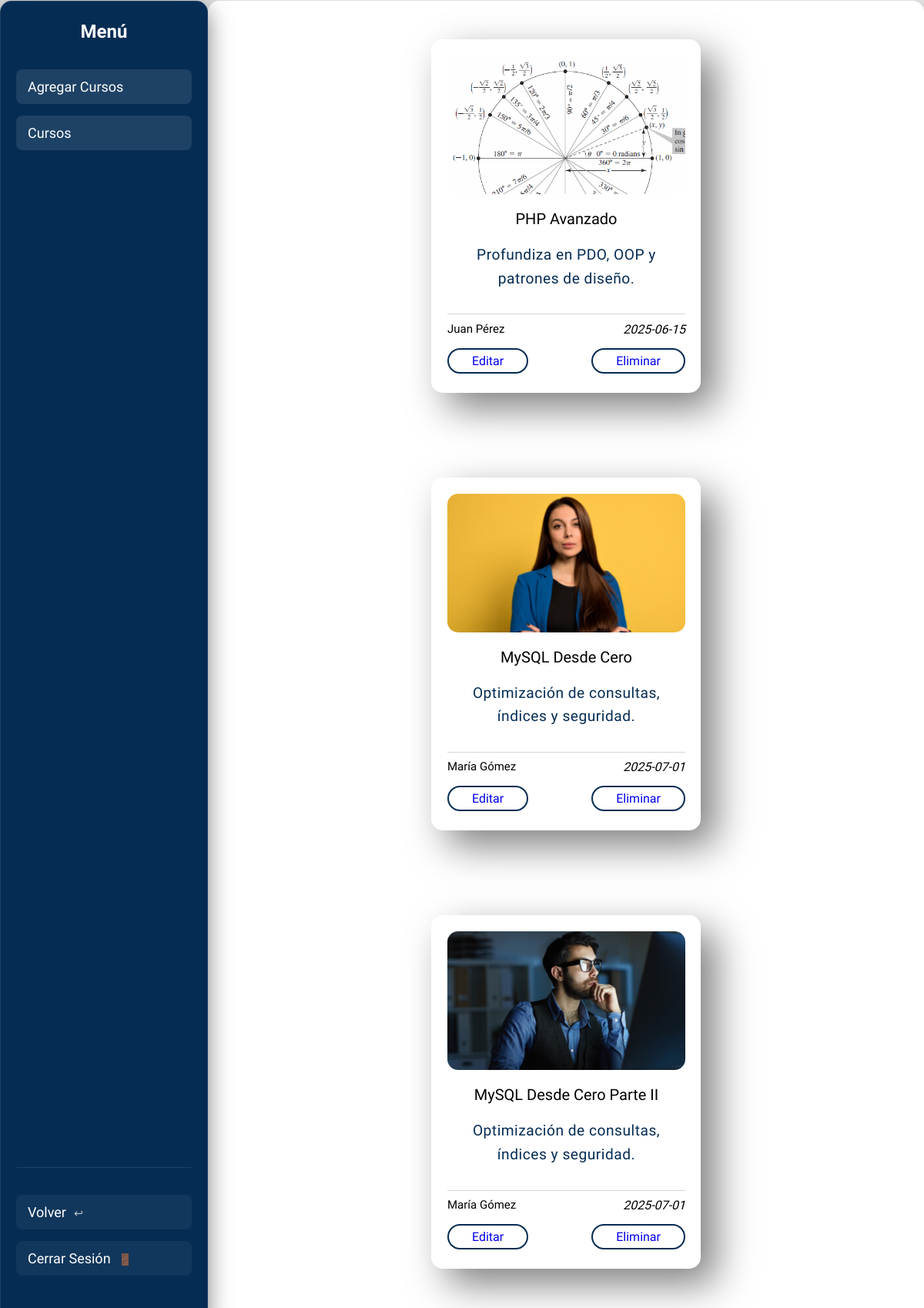
The app's page /index.php?controlador=gestionCursos&metodo=cursosVistaAdmin (signed in) with its own data.
### tables this page shows
CREATE TABLE `cursos` (
  `id` int(10) UNSIGNED NOT NULL,
  `titulo` varchar(225) NOT NULL,
  `descripcion` text NOT NULL,
  `imagen` varchar(255) NOT NULL,
  `instructor` varchar(150) NOT NULL,
  `fecha` date NOT NULL,
  `created_at` timestamp NOT NULL DEFAULT current_timestamp(),
  `updated_at` timestamp NOT NULL DEFAULT current_timestamp() ON UPDATE current_timestamp()
);

### src/controllers/GestionCursosControlador.php (called while the page is built, shortened)
<?php
class GestionCursosControlador {
    public function CursosVistaAdmin(): void {
        include_once  __DIR__ . '/../views/admin/cursosAdmin.php';
    }
}
?>

### public/index.php (called while the page is built, shortened)
<?php
    $router = new Router();
    $router->ejecutar();
?>

### src/views/admin/cursosAdmin.php (the view, shortened to what this page needs)
<!DOCTYPE html>
<html lang="en">
<head>
    <link rel="stylesheet" href="../src/css/stylecurso1.css">
    <link rel="stylesheet" href="../src/css/stylegestion.css">
</head>
<body>
    <main>
        <?php
            include __DIR__ . '/../navs/navCursosAdmin.php';
        ?>
        <section class="content">
            <div class="container__cards">
                <?php
                    require_once __DIR__ . '/../../../config/connection_db.php';
                    $sql = "SELECT * FROM cursos";
                    $stmt = $pdo->prepare($sql);
                    $stmt->execute();
                    while($row = $stmt->fetch()) {
                        $titulo = htmlspecialchars($row['titulo']);
                        $descripcion = htmlspecialchars($row['descripcion']);
                        $imagen = htmlspecialchars($row['imagen']);
                        $instructor = htmlspecialchars($row['instructor']);
                        $fecha = htmlspecialchars($row['fecha']);
                        $rutaimg = $imagen;
                        echo <<<HTML
                        <div class="card">
                            <div class="cover__card">
                                <img src="$rutaimg" alt="Portada del curso">
                            </div>
                            <h2>$titulo</h2>
                            <p>$descripcion</p>
                            <hr>
                            <div class="footer__card">
                                <h3 class="user__name">$instructor</h3>
                                <i>$fecha</i>
                            </div>
                            <div class="footer__card">
                                <a href="?controlador=gestionCursos&metodo=editarCursosVistaAdmin&id={$row['id']}">Editar</a>
                                <a href="?controlador=gestionCursos&metodo=CursosVistaAdmin&confirmar=ok&id={$row['id']}">Eliminar</a>
                            </div>
                        </div>
                        HTML;
                    }
                ?>
            </div>
        </section>
    </main>
</body>
</html>

### src/css/stylecurso1.css (style rules this page uses)
body { background-color: #dddddd; display: flex; flex-direction: column; }
.container__cards { display: flex; flex-wrap: wrap; justify-content: center; gap: 30px; }
.card { width: 350px; margin: 30px; padding: 20px; box-shadow: 20px 20px 50px rgba(0,0,0,0.5); background: rgba(255, 255, 255, 0.1); border-left: 1px solid rgba(255, 255, 255, 0.5); border-top: 1px solid rgba(255, 255, 255, 0.5); border-radius: 15px; backdrop-filter: blur(5px); -webkit-backdrop-filter: blur(5px); transition: all 300ms; }
.cover__card { width: 100%; height: 180px; border-radius: 14px; overflow: hidden; }
.cover__card img { width: 110%; transition: all 300ms; }
.card h2 { font-size: 20px; font-weight: 400; margin-top: 20px; color: #000000; text-align: center; }
.card p { margin-top: 20px; font-size: 14px; font-weight: 300; color: #000000; letter-spacing: 0.5px; }
.footer__card { margin-top: 10px; display: flex; color: #000000; justify-content: space-between; }
.footer__card h3 { font-size: 15px; font-weight: 500; }
.footer__card a { background-color: transparent; border-radius: 50px; border: #052c53 solid 2px; padding: 5px 30px; display: inline-block; text-decoration: none; transition: all 100ms; margin: 5px 0; }
main { flex: 1; display: flex; justify-content: center; }
@media screen and (max-width:1200px) { .container__cards { position: relative; top: 0; left: 0; transform: none; } }
@media screen and (max-width:1200px) { .card { margin: 40px; } }
@media screen and (max-width:1200px) { main { margin: 1px 0; } }

### src/css/stylegestion.css (style rules this page uses)
* { font-family: "Chocolate Classical Sans", sans-serif; margin: 0; padding: 0; box-sizing: border-box; }
body { background-color: #dddddd; display: flex; flex-direction: row; overflow-x: hidden; }
.content { background: white; border-radius: 15px; padding: 30px; display: flex; flex-direction: column; justify-content: center; flex: 1; align-items: center; padding-top: 10px; }
.content p { color: #052c53; font-size: 1.2rem; line-height: 1.6; text-align: center; max-width: 700px; }

### records on screen
cursos: imagen (picture), titulo "PHP Avanzado", descripcion "Profundiza en PDO, OOP y patrones de diseño.", instructor "Juan Pérez", fecha "2025-06-15"
cursos: imagen (picture), titulo "MySQL Desde Cero", descripcion "Optimización de consultas, índices y seguridad.", instructor "María Gómez", fecha "2025-07-01"
cursos: imagen (picture), titulo "MySQL Desde Cero Parte II", descripcion "Optimización de consultas, índices y seguridad.", instructor "María Gómez", fecha "2025-07-01"
